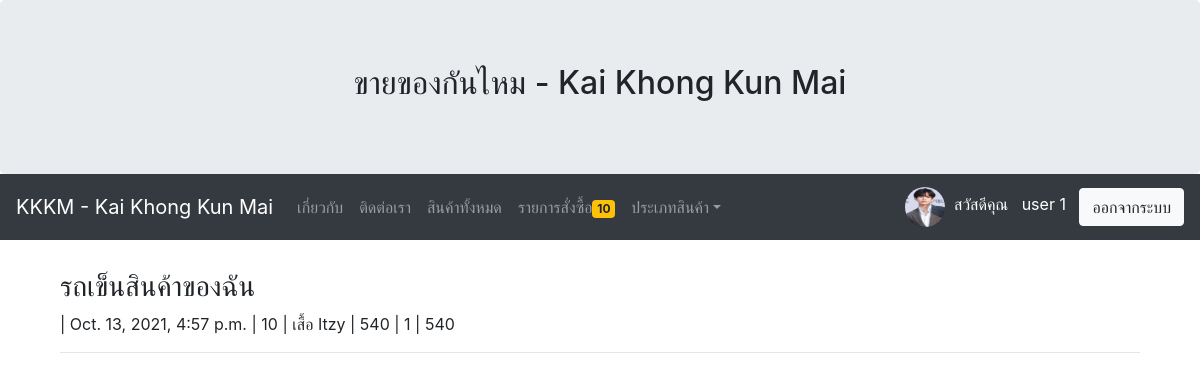
Page /mycart/ (signed in) on the earlier database version.
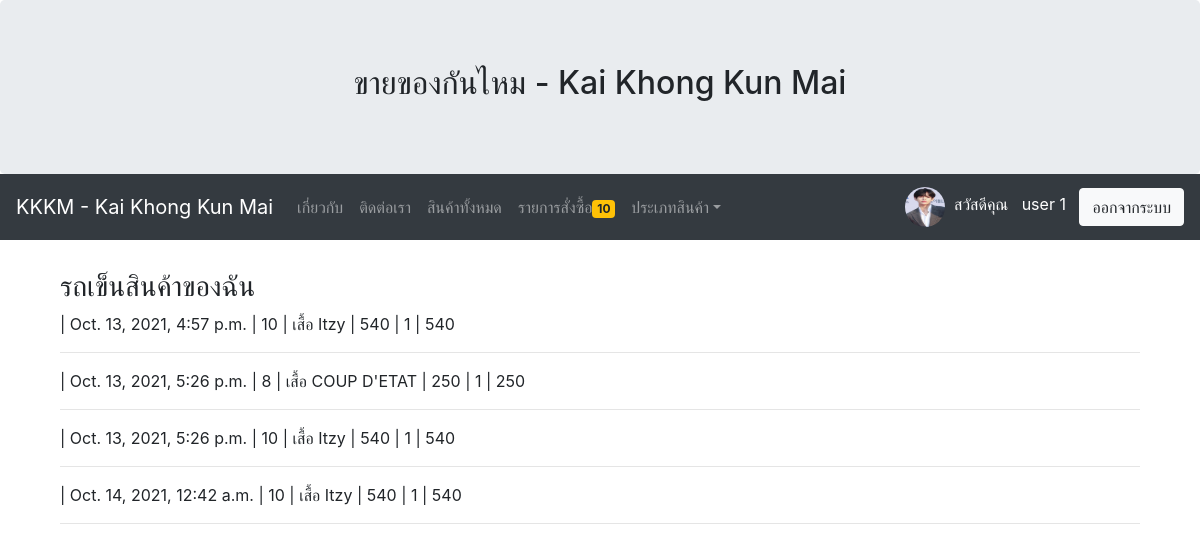
Same page on the later database version.
### myapp/models.py (models this page shows)
class Cart(models.Model):
	user = models.ForeignKey(User,on_delete=models.CASCADE) #อ้างอิงถึง User
	productid = models.CharField(max_length=100) # id from database
	productname = models.CharField(max_length=100)
	price = models.IntegerField()
	quantity = models.IntegerField()
	total = models.IntegerField()
	stamp = models.DateTimeField(auto_now_add=True,blank=True,null=True)

### myapp/views.py (the view)
# urls.py: path('mycart/',MyCart,name='mycart-page'),
def MyCart(request):
	username = request.user.username #ออกมาเป็น string
	user = User.objects.get(username=username) #ออกมาเป็น objects
	mycart = Cart.objects.filter(user=user) #ใช้ .get ไม่ได้ เพราะ multiple (มีหลายอัน) ต้องใช้ filter เพราะ มีหลาย record
	context = {'mycart':mycart}
	return render(request,'myapp/mycart.html',context)

### myapp/template/myapp/mycart.html
{% extends 'myapp/base.html' %}
{% block article %}
<div class="container">
      <h3>รถเข็นสินค้าของฉัน</h3>
            {% for pd in mycart %}
                 <p>| {{pd.stamp}} | {{pd.productid}} | {{pd.productname}} | {{pd.price}} |
                 {{pd.quantity}} | {{pd.total}}</p>
            <hr>
            {% endfor %}
</div>
{% endblock article %}

Differences in the rows shown:
added Cart: stamp "Oct. 13, 2021, 5:26 p.m.", productid "8", productname "เสื้อ COUP D'ETAT", price "250", quantity "1", total "250"
added Cart: stamp "Oct. 13, 2021, 5:26 p.m.", productid "10", productname "เสื้อ Itzy", price "540", quantity "1", total "540"
added Cart: stamp "Oct. 14, 2021, 12:42 a.m.", productid "10", productname "เสื้อ Itzy", price "540", quantity "1", total "540"
